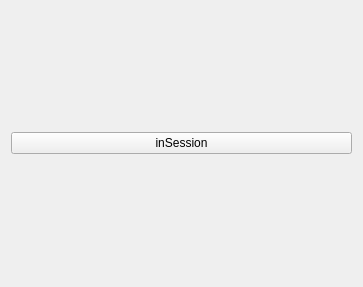
<?xml version="1.0" encoding="UTF-8"?>
<ui version="4.0">
 <class>Session</class>
 <widget class="QWidget" name="Session">
  <property name="geometry">
   <rect>
    <x>0</x>
    <y>0</y>
    <width>363</width>
    <height>287</height>
   </rect>
  </property>
  <property name="windowTitle">
   <string>Session</string>
  </property>
  <layout class="QVBoxLayout" name="verticalLayout_2">
   <item>
    <layout class="QVBoxLayout" name="verticalLayout">
     <item>
      <widget class="QPushButton" name="pushButton">
       <property name="text">
        <string>inSession</string>
       </property>
      </widget>
     </item>
    </layout>
   </item>
  </layout>
 </widget>
 <layoutdefault spacing="6" margin="11"/>
 <resources/>
 <connections/>
</ui>
